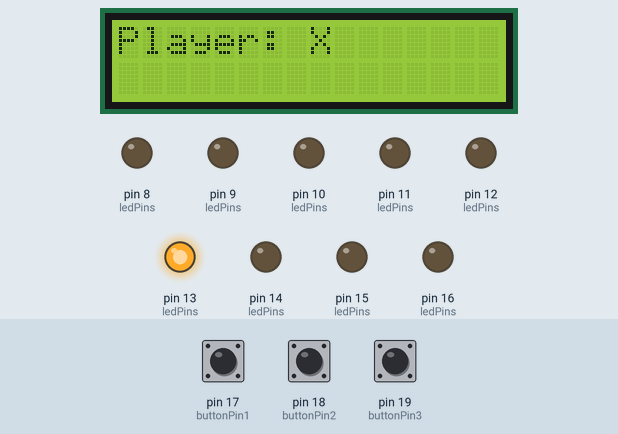
A sketch run on a simulated Arduino Uno, built with avr-gcc and run on an emulated ATmega328P. On the bench: 16×2 character LCD, output pins drawn as LEDs (lit = HIGH). Dashed ring = blinking. The inputs (shaded band) are chosen by the test bench; at power-on: pin 17 (buttonPin1) HIGH, pin 19 (buttonPin3) HIGH, pin 18 (buttonPin2) HIGH.

Above: at 1.2 s.
1.3 s: pin 17 (buttonPin1) pulled LOW for 0.15 s
At 1.9 s:
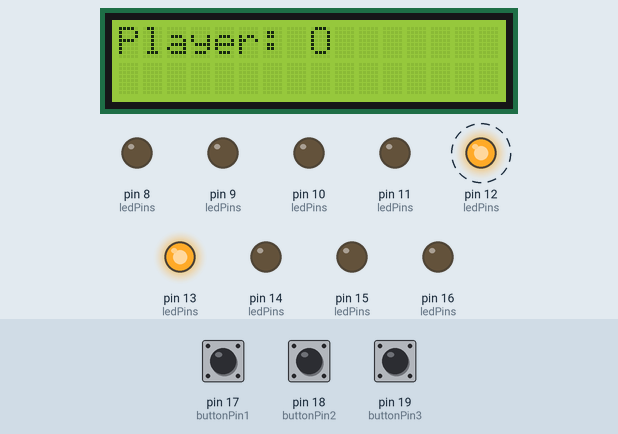
4.3 s: pin 19 (buttonPin3) pulled LOW for 0.15 s
At 4.9 s:
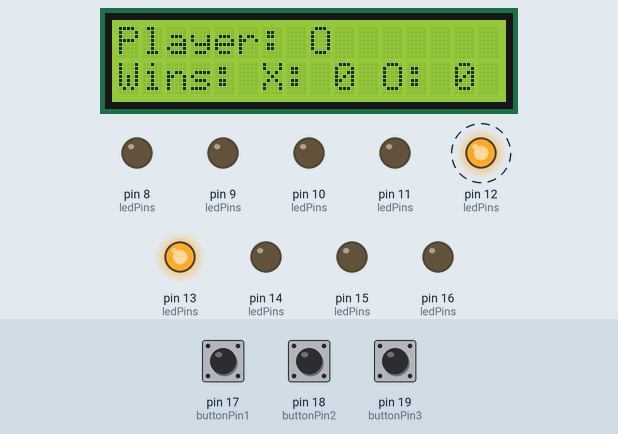
7.3 s: pin 18 (buttonPin2) pulled LOW for 0.15 s
At 7.9 s:
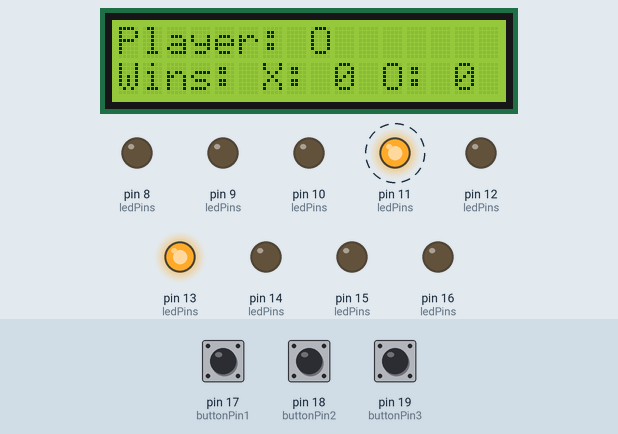
10.4 s: pin 17 (buttonPin1) pulled LOW for 1 s
At 10.67 s:
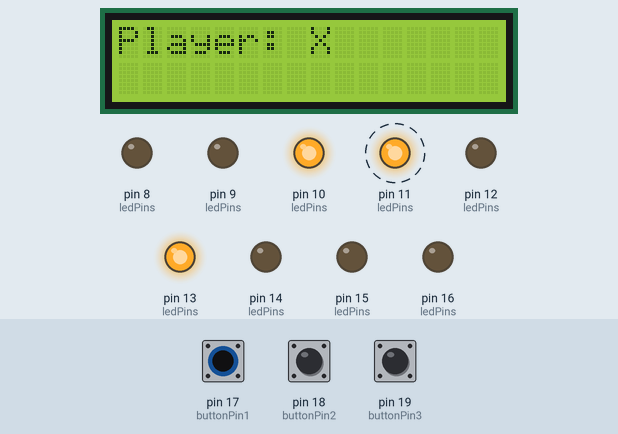
12.0 s: pin 19 (buttonPin3) pulled LOW for 1 s
At 12.17 s:
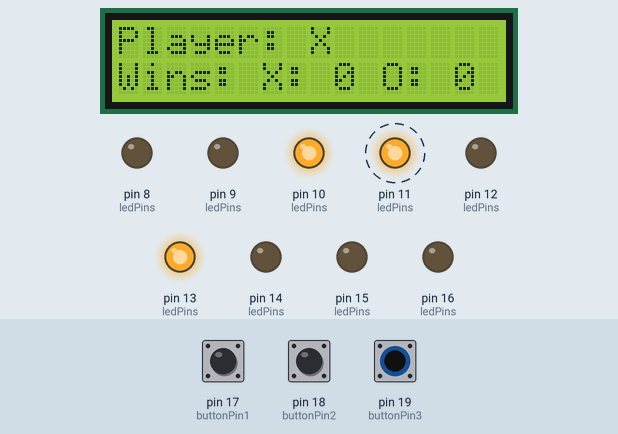
13.6 s: pin 18 (buttonPin2) pulled LOW for 1 s
At 13.67 s:
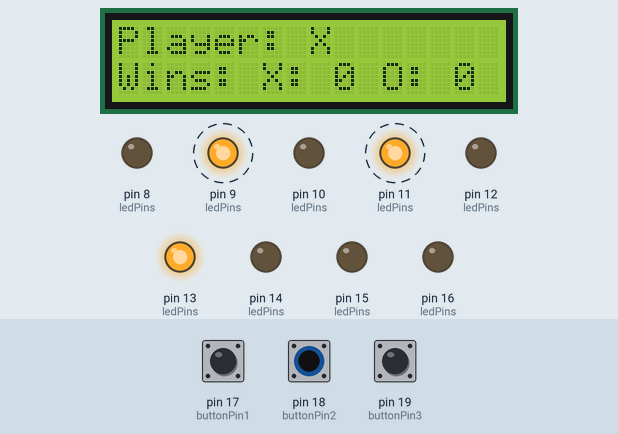
Timing chart, 0 to 16.2 s (numbered marks = the images above; inputs shaded):
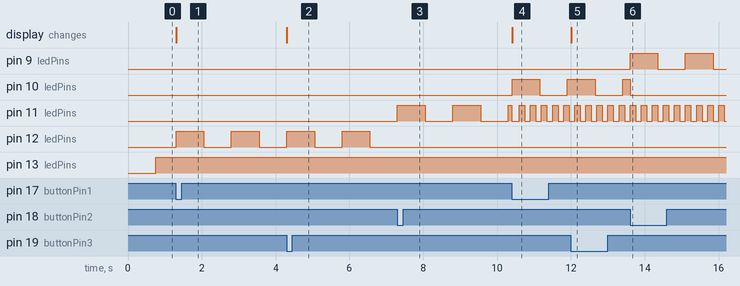

Measured:
- after the input at 1.3 s, pin 12 (ledPins): alternates HIGH for 0.75 s and LOW for 0.75 s, starting at once; pin 13 (ledPins): stops changing and stays HIGH; the display: changes at once (image 1)
- after the input at 4.3 s, the display: changes at once (image 2)
- after the input at 7.3 s, pin 11 (ledPins): alternates HIGH for 0.75 s and LOW for 0.75 s, starting at once; pin 12 (ledPins): stops changing and stays LOW
- after the input at 10.4 s, pin 10 (ledPins): LOW → HIGH at once, → LOW 0.75 s later, → HIGH 0.75 s later; the display: changes at once (image 4)
- after the input at 12.0 s, the display: changes at once (image 5)
- after the input at 13.6 s, pin 9 (ledPins): alternates HIGH for 0.75 s and LOW for 0.75 s, starting at once

The sketch:

ticTacToe.ino
```cpp
#include <LiquidCrystal.h>

#include <stdint.h>

#define BOARD_SIZE 3


char board[BOARD_SIZE][BOARD_SIZE];
uint8_t currentRow = 0;
uint8_t currentCol = 0;
char currentPlayer = 'X';
uint8_t win = 0;
uint8_t moveMade = 0;
static uint8_t firstRound = 1;
unsigned long currentTime = 0;
uint8_t gameOverFlag = 0; // Flag to indicate the game is over. 0: Game ongoing, 1: Game over
unsigned long gameOverStartTime = 0; // Time when the game was over
uint8_t winCounterX = 0;
uint8_t winCounterO = 0;
char winner;


// LED SECTION

const uint8_t ledPins[BOARD_SIZE][BOARD_SIZE] = {
    {13, 12, 11},
    {10, 9, 8},
    {16, 15, 14}};
const unsigned long blinkInterval = 150; // 'O' LED.
const unsigned long blinkIntervalCursor = 750; // Cursor LED.
uint8_t ledStates[BOARD_SIZE][BOARD_SIZE] = {0}; // Tracks the current state (on/off) of each LED
unsigned long lastToggleTime[BOARD_SIZE][BOARD_SIZE] = {0}; // Tracks last toggle time for each LED

// Initializes LED pins as OUTPUT.
void pinSetup() {
    for (uint8_t i = 0; i < BOARD_SIZE; i++) {
        for (uint8_t j = 0; j < BOARD_SIZE; j++) {
        pinMode(ledPins[i][j], OUTPUT);
        }
    }
}

void blinkLEDforO() {
    currentTime = millis();
    for (uint8_t i = 0; i < BOARD_SIZE; i++) {
        for (uint8_t j = 0; j < BOARD_SIZE; j++) {
            if (board[i][j] == 'O') {
                if (currentTime - lastToggleTime[i][j] >= blinkInterval) {
                    ledStates[i][j] = !ledStates[i][j]; // Toggle state
                    digitalWrite(ledPins[i][j], ledStates[i][j] ? HIGH : LOW);
                    lastToggleTime[i][j] = currentTime; // Update last toggle time
                }
            }
        }
    }
}

void blinkLEDforCursor() {
    currentTime = millis();

    if (currentTime - lastToggleTime[currentRow][currentCol] >= blinkIntervalCursor) {
        ledStates[currentRow][currentCol] = !ledStates[currentRow][currentCol]; // Toggle state
        digitalWrite(ledPins[currentRow][currentCol], ledStates[currentRow][currentCol] ? HIGH : LOW);
        lastToggleTime[currentRow][currentCol] = currentTime; // Update last toggle time
    }
}

void updateLEDs() {
    currentTime = millis();
    for (uint8_t i = 0; i < BOARD_SIZE; i++) {
        for (uint8_t j = 0; j < BOARD_SIZE; j++) {
            if (board[i][j] == 'X') {
                digitalWrite(ledPins[i][j], HIGH); // Turn on the LED for 'X'.
                ledStates[i][j] = 1;
            }
            else {
                if (board[i][j] != board[currentRow][currentCol])
                    digitalWrite(ledPins[i][j], LOW); // Turn off the LED for numbers 1-9.
            }
        }
    }
}


// BUTTON SECTION

const uint8_t buttonPin1 = 17; // Marks X or O.
const uint8_t buttonPin2 = 18; // Changes LED.
const uint8_t buttonPin3 = 19; // Displays scores.

void setupButtons() {
  	// Set button pins as input
  	pinMode(buttonPin1, INPUT_PULLUP);
    pinMode(buttonPin2, INPUT_PULLUP);
    pinMode(buttonPin3, INPUT_PULLUP);
}

// Function to manage button presses, distinguishing between single, hold, and rapid successive presses.
uint8_t debounceButton(int buttonPin, unsigned long *lastPressTime) {
    static uint8_t lastButtonState = HIGH; // Last state of the button
    static uint8_t buttonPressed = 0; // Whether the button has been pressed (action taken)
    const unsigned long debounceDelay = 15; // Short delay to debounce
    const unsigned long holdThreshold = 500; // Threshold to differentiate between press and hold
    const unsigned long rapidPressInterval = 50; // Allow rapid presses within this interval

    uint8_t currentButtonState = digitalRead(buttonPin);
    unsigned long currentTime = millis();
    uint8_t actionTaken = 0;

    // Button state change detection (rising or falling edge)
    if (currentButtonState != lastButtonState) {
        if (currentTime - *lastPressTime > debounceDelay) {
            // Button press recognized
            if (currentButtonState == LOW && !buttonPressed) {
                // Check if it's a rapid successive press or a new single press
                if (currentTime - *lastPressTime > rapidPressInterval) {
                    // This is considered a new press, or a rapid press distinct from the previous
                    actionTaken = 1;
                }
                buttonPressed = 1; // Mark that the button press action has been taken
                *lastPressTime = currentTime; // Update the last press time
            }
            else if (currentButtonState == HIGH && buttonPressed) {
                // Button release recognized, reset the button press state if it was previously pressed
                buttonPressed = 0;
            }
        }
    }

    // Extend the press interval if it's considered a hold
    if (buttonPressed && (currentTime - *lastPressTime > holdThreshold)) {
        // Holding the button, so extend the interval before recognizing another action
        *lastPressTime = currentTime - rapidPressInterval + debounceDelay; // Prepare for next rapid press
    }

    lastButtonState = currentButtonState; // Update last button state for next check
    return actionTaken;
}

unsigned long lastDebounceTime1 = 0;
unsigned long lastDebounceTime2 = 0;
unsigned long lastDebounceTime3 = 0;

void changeLED() {
    win = lookForWin();
    if (!win) {
        uint8_t foundEmptySpot = 0;

        // Attempt to move right from the current position, wrapping to the next row if at the end of a row.
        int startRow = currentRow;
        int startCol = currentCol + 1;
        if (startCol >= BOARD_SIZE) {
            startCol = 0; // Wrap to the start of the next row
            startRow = (startRow + 1) % BOARD_SIZE; // Move to the next row, wrapping around if necessary
        }

        for (int i = startRow; !foundEmptySpot && i < BOARD_SIZE; i++) {
            for (int j = (i == startRow ? startCol : 0); j < BOARD_SIZE; j++) {
                if (board[i][j] != 'X' && board[i][j] != 'O') {
                    currentRow = i;
                    currentCol = j;
                    foundEmptySpot = 1;
                    break;
                }
            }
            if (foundEmptySpot) break;
            if (i == BOARD_SIZE - 1 && !foundEmptySpot) { // If end of board is reached, start from the beginning
                i = -1; // This will become 0 at the next iteration of the loop
            }
        }
        updateLEDs();
    }
}

uint8_t cursor() {
	currentTime = millis();
    uint8_t moveMade = 0;

    if (board[currentRow][currentCol] == 'X' || board[currentRow][currentCol] == 'O')
        changeLED();

    blinkLEDforCursor();

    // Button 1: Mark X or O.
    if (debounceButton(buttonPin1, &lastDebounceTime1)) {
        if (board[currentRow][currentCol] != 'X' && board[currentRow][currentCol] != 'O') {
            board[currentRow][currentCol] = currentPlayer;
            moveMade = 1;
            changeLED();
        }

    }
    // Button 2: Change LED.
    if (debounceButton(buttonPin2, &lastDebounceTime2)) {
        changeLED();
    }


    // Button 3: Display score.
    if (debounceButton(buttonPin3, &lastDebounceTime3)) {
        showScores();
    }
    return moveMade;
}


// LCD SECTION

LiquidCrystal lcd(2, 3, 4, 5, 6, 7); // RS, EN, D4, D5, D6, D7

void setupLCD() {
    lcd.begin(16, 2);
}

// Shortens printing to the LCD. Second argument is for player.
void printLCD(const char* format, char c) {
    char buffer[32];
    if (c != 0) {
        snprintf(buffer, sizeof(buffer), format, c);
    } else {
        snprintf(buffer, sizeof(buffer), "%s", format);
    }

    lcd.clear();
    lcd.setCursor(0, 0);
    lcd.print(buffer);
}

void showScores() {
    lcd.setCursor(0,1);
    lcd.print("Wins: ");
    lcd.print("X: ");
    lcd.print(winCounterX);
    lcd.print(" O: ");
    lcd.print(winCounterO);
}

// GAME SECTION

// Returns board pointer mapped with 1-9.
void initializeBoard() {
    char initialValue = '1';
    for (int i = 0; i < BOARD_SIZE; i++) {
        for (int j = 0; j < BOARD_SIZE; j++) {
            board[i][j] = initialValue++;
        }
    }
}

uint8_t lookForFull() {
    uint8_t slotsTaken = 0;
    for (int i = 0; i < BOARD_SIZE; i++) {
        for (int j = 0; j < BOARD_SIZE; j++) {
            if (board[i][j] == 'X' || board[i][j] == 'O')
                slotsTaken++;
        }
    }
    if (slotsTaken == 9) {
        printLCD("It's a draw.", ' ');
        return 1;
    }
    return 0;
}

// Checks win for win counter.
void checkWinner() {
    if (winner == 'X') {
    winCounterX++;
    }
    else if (winner == 'O') {
        winCounterO++;
    }
}

// Looks for win. Returns X/O if win, 0 if no win yet.
uint8_t lookForWin() {
    // Check rows and columns for a win.
    for (int i = 0; i < BOARD_SIZE; i++) {
        if (board[i][0] == board[i][1] && board[i][1] == board[i][2]) {
            printLCD("Winner: %c", board[i][0]);
            winner = board[i][0];
            return 1;
        }
        if (board[0][i] == board[1][i] && board[1][i] == board[2][i]) {
            printLCD("Winner: %c", board[0][i]);
            winner = board[0][i];
            return 1;
        }
    }

    // Check diagonals for a win.
    if (board[0][0] == board[1][1] && board[1][1] == board[2][2]) {
        printLCD("Winner: %c", board[0][0]);
        winner = board[0][0];
        return 1;
    }
    if (board[0][2] == board[1][1] && board[1][1] == board[2][0]) {
        printLCD("Winner: %c", board[0][2]);
        winner = board[0][2];
        return 1;
    }

    // No win yet, see if board is full.
    if (lookForFull())
        return 2;
    return 0;
}

// MAIN SECTION

void setup() {
    setupLCD();
    pinSetup();
    setupButtons();
    initializeBoard();
}

const unsigned long gameOverDelay = 3000;
unsigned long lastGameOverTime = 0;

// Sample game.
void loop() {
currentTime = millis();

    if (firstRound) {
        initializeBoard();
        updateLEDs();
        printLCD("Player: %c", currentPlayer);
        firstRound = 0;
        win = 0;
    }

    // Blink the 'O' LEDs.
    blinkLEDforO();

    if (!win)
        blinkLEDforCursor();

    //updateLEDs();
    if (!gameOverFlag)
        moveMade = cursor();

    if (moveMade) {
        updateLEDs();
        win = lookForWin();
        if (win == 1 || win == 2) {
            gameOverFlag = 1;
            gameOverStartTime = millis();
            moveMade = 0;
        } else {
            // Switch player after a successful move.
            currentPlayer = (currentPlayer == 'X') ? 'O' : 'X';
            printLCD("Player: %c", currentPlayer);
        }
    }

    // Check if it's time to reset after game over
    if (gameOverFlag == 1 && millis() - gameOverStartTime > gameOverDelay) {
        // Reset the game state
        if (win != 2)
            checkWinner();
        firstRound = 1;
        gameOverFlag = 0;
        moveMade = 0;
        currentPlayer = (currentPlayer == 'X') ? 'O' : 'X';
    }
}
```

LED.c
```cpp
#include "LED.h"


// Initializes LED pins as OUTPUT.
void pinSetup() {
    for (uint8_t i = 0; i < BOARD_SIZE; i++) {
        for (uint8_t j = 0; j < BOARD_SIZE; j++) {
        pinMode(ledPins[i][j], OUTPUT);
        }
    }
}

// Handles blinking for player 'O'.
void blinkLEDforO() {
    currentTime = millis();
    for (uint8_t i = 0; i < BOARD_SIZE; i++) {
        for (uint8_t j = 0; j < BOARD_SIZE; j++) {
            if (board[i][j] == 'O') {
                if (currentTime - lastToggleTime[i][j] >= blinkInterval) {
                    ledStates[i][j] = !ledStates[i][j];
                    digitalWrite(ledPins[i][j], ledStates[i][j] ? HIGH : LOW);
                    lastToggleTime[i][j] = currentTime;
                }
            }
        }
    }
}

// Handles blinking for cursor.
void blinkLEDforCursor() {
    currentTime = millis();

    if (currentTime - lastToggleTime[currentRow][currentCol] >= blinkIntervalCursor) {
        ledStates[currentRow][currentCol] = !ledStates[currentRow][currentCol];
        digitalWrite(ledPins[currentRow][currentCol], ledStates[currentRow][currentCol] ? HIGH : LOW);
        lastToggleTime[currentRow][currentCol] = currentTime;
    }
}

// Handless LEDs that do not blink.
void updateLEDs() {
    currentTime = millis();
    for (uint8_t i = 0; i < BOARD_SIZE; i++) {
        for (uint8_t j = 0; j < BOARD_SIZE; j++) {
            if (board[i][j] == 'X') {
                digitalWrite(ledPins[i][j], HIGH); // Turn on the LED for 'X'.
                ledStates[i][j] = 1;
            }
            else {
                if (board[i][j] != board[currentRow][currentCol])
                    digitalWrite(ledPins[i][j], LOW); // Turn off the LED for numbers 1-9.
            }
        }
    }
}
```

LED.h
```cpp
#ifndef LED_H
#define LED_H

#include "game.h"

#define BOARD_SIZE 3

// Declarations.
const uint8_t ledPins[BOARD_SIZE][BOARD_SIZE] = {
    {13, 12, 11},
    {10, 9, 8},
    {16, 15, 14}};
const unsigned long blinkInterval = 150; // 'O' LED.
const unsigned long blinkIntervalCursor = 750; // Cursor LED.
uint8_t ledStates[BOARD_SIZE][BOARD_SIZE] = {0}; // Tracks (on/off) for each LED.
unsigned long lastToggleTime[BOARD_SIZE][BOARD_SIZE] = {0};

// Initializes LED pins as OUTPUT.
void pinSetup();

// Handles blinking for player 'O'.
void blinkLEDforO();

// Handles blinking for cursor.
void blinkLEDforCursor();

// Handless LEDs that do not blink.
void updateLEDs();


#endif
```

buttons.h
```cpp
#ifndef BUTTONS_H
#define BUTTONS_H

#include "game.h"

// Declarations.
const uint8_t buttonPin1 = 17; // Marks X or O.
const uint8_t buttonPin2 = 18; // Changes LED.
const uint8_t buttonPin3 = 19; // Displays scores.
unsigned long lastDebounceTime1 = 0;
unsigned long lastDebounceTime2 = 0;
unsigned long lastDebounceTime3 = 0;

// Set button pins as input with pullup.
void setupButtons();

// Manage different button presses.
uint8_t debounceButton(int buttonPin, unsigned long *lastPressTime);

// Changes to the next LED.
void changeLED();

// Handles cursor mechanics.
uint8_t cursor();

#endif
```

game.h
```cpp
#ifndef GAME_H
#define GAME_H

#include <stdint.h>

#define BOARD_SIZE 3

// Declarations.
char board[BOARD_SIZE][BOARD_SIZE];
uint8_t currentRow = 0;
uint8_t currentCol = 0;
char currentPlayer = 'X';
uint8_t win = 0;
uint8_t moveMade = 0;
static uint8_t firstRound = 1;
unsigned long currentTime = 0;
uint8_t gameOverFlag = 0; // Flag to indicate the game is over. 0: Game ongoing, 1: Game over
unsigned long gameOverStartTime = 0; // Time when the game was over
uint8_t winCounterX = 0;
uint8_t winCounterO = 0;
char winner;

// Returns board pointer mapped with 1-9.
void initializeBoard();

// Checks if board is full.
uint8_t lookForFull();

// Checks win and updates win counter.
void checkWinner();

// Looks for win. Returns X/O if win, 0 if no win yet.
uint8_t lookForWin();

#endif
```

main.c
```cpp
#include "game.h"
#include "buttons.h"
#include "LED.h"
#include "LCD.h"

void setup() {
    setupLCD();
    pinSetup();
    setupButtons();
    initializeBoard();
}

const unsigned long gameOverDelay = 3000;
unsigned long lastGameOverTime = 0;

// Sample game.
void loop() {
currentTime = millis();

    if (firstRound) {
        initializeBoard();
        updateLEDs();
        printLCD("Player: %c", currentPlayer);
        firstRound = 0;
        win = 0;
    }

    // Blink the 'O' LEDs.
    blinkLEDforO();
    if (!win)
        blinkLEDforCursor();

    //updateLEDs();
    if (!gameOverFlag)
        moveMade = cursor();

    if (moveMade) {
        updateLEDs();
        win = lookForWin();
        if (win == 1 || win == 2) {
            gameOverFlag = 1;
            gameOverStartTime = millis();
            moveMade = 0;
        } else {
            // Switch player after a successful move.
            currentPlayer = (currentPlayer == 'X') ? 'O' : 'X';
            printLCD("Player: %c", currentPlayer);
        }
    }

    // Check if it's time to reset after game over.
    if (gameOverFlag == 1 && millis() - gameOverStartTime > gameOverDelay) {
        // Reset the game state
        if (win != 2)
            checkWinner();
        firstRound = 1;
        gameOverFlag = 0;
        moveMade = 0;
        currentPlayer = (currentPlayer == 'X') ? 'O' : 'X';
    }
}
```

LCD.c
```cpp
#include "LCD.h"

// Sets up LCD.
void setupLCD() {
    lcd.begin(16, 2);
}

// Shortens printing to the LCD. Second argument is for player.
void printLCD(const char* format, char c) {
    char buffer[32];
    if (c != 0) {
        snprintf(buffer, sizeof(buffer), format, c);
    } else {
        snprintf(buffer, sizeof(buffer), "%s", format);
    }

    lcd.clear();
    lcd.setCursor(0, 0);
    lcd.print(buffer);
}

// Prints scores to LCD.
void showScores() {
    lcd.setCursor(0,1);
    lcd.print("Wins: ");
    lcd.print("X:");
    lcd.print(winCounterX);
    lcd.print(" O:");
    lcd.print(winCounterO);
}
```

LCD.h
```cpp
#ifndef LCD_H
#define LCD_H

#include "game.h"
#include <LiquidCrystal.h>

// Declare LCD variable.
LiquidCrystal lcd(2, 3, 4, 5, 6, 7); // RS, EN, D4, D5, D6, D7

// Sets up LCD.
void setupLCD();

// Shortens printing to the LCD. Second argument is for player.
void printLCD(const char* format, char c);

// Prints scores to LCD.
void showScores();

#endif
```
